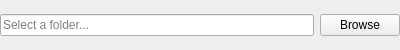
<?xml version="1.0" encoding="UTF-8"?>
<ui version="4.0">
 <class>FolderSelectorWidget</class>
 <widget class="QWidget" name="FolderSelectorWidget">
  <property name="geometry">
   <rect>
    <x>0</x>
    <y>0</y>
    <width>400</width>
    <height>50</height>
   </rect>
  </property>
  <property name="windowTitle">
   <string>Form</string>
  </property>
  <layout class="QHBoxLayout" name="horizontalLayout">
   <property name="leftMargin">
    <number>0</number>
   </property>
   <property name="topMargin">
    <number>0</number>
   </property>
   <property name="rightMargin">
    <number>0</number>
   </property>
   <property name="bottomMargin">
    <number>0</number>
   </property>
   <item>
    <widget class="QLineEdit" name="pathLineEdit">
     <property name="placeholderText">
      <string>Select a folder...</string>
     </property>
    </widget>
   </item>
   <item>
    <widget class="QPushButton" name="browseButton">
     <property name="icon">
      <iconset resource="../resources/resource.qrc">
       <normaloff>:/icons/browse.png</normaloff>:/icons/browse.png</iconset>
     </property>
     <property name="text">
      <string>Browse</string>
     </property>
    </widget>
   </item>
  </layout>
 </widget>
 <resources>
  <include location="../resources/resource.qrc"/>
 </resources>
 <connections/>
</ui>
